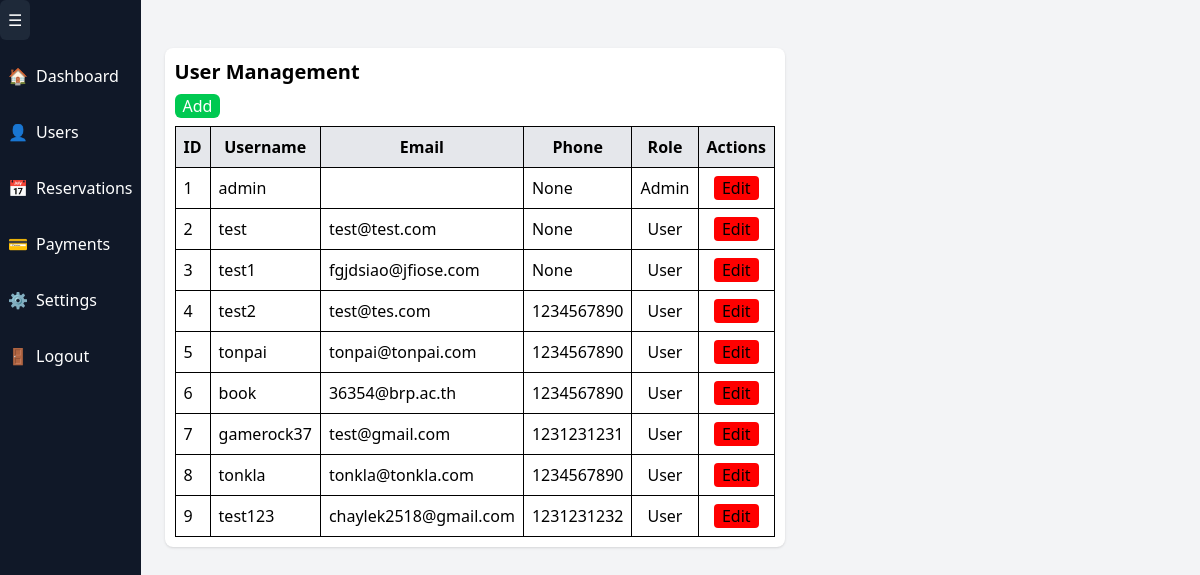
The page /admin-custom/user/ (signed in) on the database as committed earlier.
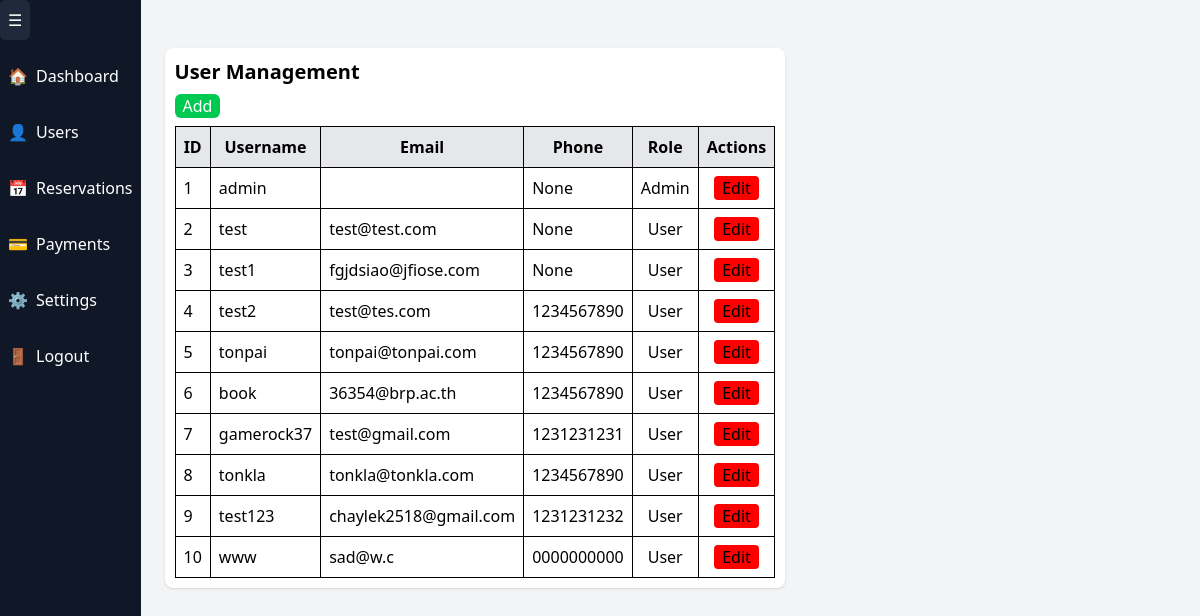
The same page on the database as committed later.
### Core/models.py (models this page shows, shortened)
class CustomerUsers(AbstractUser):
    phone_number = models.CharField(max_length=10, blank=True, null=True)

### Core/views/LoginViews.py (the view)
# urls.py: path('user/', LoginViews.admin_userManagement, name='admin_userManagement'),
def  admin_userManagement(request):
    logged_in = isSuperUser(request)
    if isinstance(logged_in, (HttpResponseForbidden, HttpResponseRedirect)):
        return logged_in  # Return the response immediately
    users = User.objects.all()  # Get all users
    context = {
        'logged_in': logged_in['loggedin'],
        'user': logged_in['user'],
        'users': users,  # Pass users to the template
        'field_sizes': ['Small', 'Medium', 'Large'],
    }
    return render(request, 'private/userManagement.html', context)

### Core/views/LoginViews.py (called while the page is built)
def check_login(request):
    return {
        'loggedin': request.user.is_authenticated,
        'user': request.user
    }

def isSuperUser(request):
    logged_in = check_login(request)
    if not logged_in['loggedin']:
        return redirect('login-th')
    if not logged_in['user'].is_superuser:
        return HttpResponseForbidden("You do not have permission to access this page.")  # 403 Forbidden
    return logged_in

### templates/private/userManagement.html (shortened to what this page needs)
{% extends 'private/base.html' %}
{% block content %}
<main class="flex-1 p-6">
    <div class="mt-6 bg-white p-4 rounded-lg shadow " style="padding: 10px;">
        <h2 class="text-xl font-semibold ">User Management</h2>
        <button onclick="addRow()" class="mt-2 mb-2 px-2 bg-green-500 text-white rounded-md" style="cursor: pointer;">Add</button>
        <table id="userTable" class="w-full border-collapse border border-gray-300" >
            <thead>
                <tr class="bg-gray-200">
                    <th class="border p-2">ID</th>
                    <th class="border p-2">Username</th>
                    <th class="border p-2">Email</th>
                    <th class="border p-2">Phone</th>
                    <th class="border p-2">Role</th>
                    <th class="border p-2">Actions</th>
                </tr>
            </thead>
            <tbody>
                {% for user in users %}
                <tr class="">
                    <td class="border p-2">{{user.id}}</td>
                    <td class="border p-2">
                        <span id="username-{{user.id}}">{{user.username}}</span>
                    </td>
                    <td class="border p-2">
                        <span id="email-{{user.id}}">{{user.email}}</span>
                    </td>
                    <td class="border p-2">
                        <span id="phoneNumber-{{user.id}}">{{user.phone_number}}</span>
                    </td>
                    <td class="border p-2" style="text-align: center;">
                        <span id="role-{{user.id}}">
                            {% if user.is_superuser %}
                                Admin
                            {% else %}
                                User
                            {% endif %}
                        </span>
                    </td>
                    <td class="border p-2" style="text-align: center;">
                        <button onclick="editRow({{ user.id }})" id="edit-btn-{{ user.id }}" class="px-2 rounded" style="background-color: red; cursor: pointer;">Edit</button>
                    </td>
                </tr>
                {% endfor %}
            </tbody>
        </table>
    </div>
</main>
{% endblock %}

### templates/private/base.html (shortened to what this page needs)
<!DOCTYPE html>
<html lang="en">
<head>
    {% load static %}
    <link rel="stylesheet" href="{% static 'output.css' %}">
</head>
<body style="background-color: #f3f4f6;">
    <div class="flex min-h-screen">
        <aside id="sidebar" class="sticky text-white w-64 p-4" style="background-color: #101828;">
            <button onclick="toggleSidebar()" class="mb-4 p-2 rounded-md hover:bg-gray-700" style="background-color: #1e2939; cursor: pointer;">
                ☰
            </button>
            <nav class="space-y-4">
                <a href="{% url 'admin_dashboard' %}" class="flex items-center gap-2 p-2 hover:bg-gray-700 rounded-md">
                    <span>🏠</span> <span class="sidebarText" >Dashboard</span>
                </a>
                <a href="{% url 'admin_userManagement' %}" class="flex items-center gap-2 p-2 hover:bg-gray-700 rounded-md">
                    <span>👤</span> <span class="sidebarText" >Users</span>
                </a>
                <a href="{% url 'admin_reservationManagement' %}" class="flex items-center gap-2 p-2 hover:bg-gray-700 rounded-md">
                    <span>📅</span> <span class="sidebarText" >Reservations</span>
                </a>
                <a href="#" class="flex items-center gap-2 p-2 hover:bg-gray-700 rounded-md">
                    <span>💳</span> <span class="sidebarText" >Payments</span>
                </a>
                <a href="{% url 'admin-gallery' %}" class="flex items-center gap-2 p-2 hover:bg-gray-700 rounded-md">
                    <span>⚙️</span> <span class="sidebarText" >Settings</span>
                </a>
                <a href="{% url 'home-th' %}" class="flex items-center gap-2 p-2 hover:bg-gray-700 rounded-md">
                    <span>🚪</span> <span class="sidebarText" >Logout</span>
                </a>
            </nav>
        </aside>
        {% block content %}{% endblock %}
    </div>
</body>
</html>

Rows that differ between the two databases and show on the page:
added CustomerUsers: id "10", username "www", email "sad@w.c", phone_number "0000000000", is_superuser "User"
